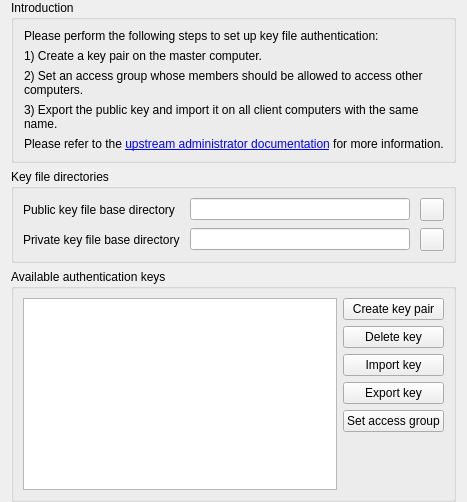
<?xml version="1.0" encoding="UTF-8"?>
<ui version="4.0">
 <class>AuthKeysConfigurationPage</class>
 <widget class="QWidget" name="AuthKeysConfigurationPage">
  <property name="windowTitle">
   <string>Authentication keys</string>
  </property>
  <property name="windowIcon">
   <iconset resource="../../core/resources/core.qrc">
    <normaloff>:/core/application-x-pem-key.png</normaloff>:/core/application-x-pem-key.png</iconset>
  </property>
  <layout class="QVBoxLayout" name="verticalLayout">
   <property name="topMargin">
    <number>0</number>
   </property>
   <property name="bottomMargin">
    <number>0</number>
   </property>
   <item>
    <widget class="QGroupBox" name="groupBox_5">
     <property name="title">
      <string>Introduction</string>
     </property>
     <layout class="QVBoxLayout" name="verticalLayout_3">
      <property name="leftMargin">
       <number>10</number>
      </property>
      <item>
       <widget class="QLabel" name="label_2">
        <property name="text">
         <string>Please perform the following steps to set up key file authentication:</string>
        </property>
        <property name="wordWrap">
         <bool>true</bool>
        </property>
       </widget>
      </item>
      <item>
       <widget class="QLabel" name="label_3">
        <property name="text">
         <string>1) Create a key pair on the master computer.</string>
        </property>
        <property name="wordWrap">
         <bool>true</bool>
        </property>
       </widget>
      </item>
      <item>
       <widget class="QLabel" name="label_4">
        <property name="text">
         <string>2) Set an access group whose members should be allowed to access other computers.</string>
        </property>
        <property name="wordWrap">
         <bool>true</bool>
        </property>
       </widget>
      </item>
      <item>
       <widget class="QLabel" name="label_5">
        <property name="text">
         <string>3) Export the public key and import it on all client computers with the same name.</string>
        </property>
        <property name="wordWrap">
         <bool>true</bool>
        </property>
       </widget>
      </item>
      <item>
       <widget class="QLabel" name="label_6">
        <property name="text">
         <string>Please refer to the &lt;a href=&quot;https://veyon.readthedocs.io/en/latest/admin/index.html&quot;&gt;upstream administrator documentation&lt;/a&gt; for more information.</string>
        </property>
        <property name="openExternalLinks">
         <bool>true</bool>
        </property>
       </widget>
      </item>
      <item>
       <spacer name="horizontalSpacer_7">
        <property name="orientation">
         <enum>Qt::Horizontal</enum>
        </property>
        <property name="sizeHint" stdset="0">
         <size>
          <width>0</width>
          <height>0</height>
         </size>
        </property>
       </spacer>
      </item>
     </layout>
    </widget>
   </item>
   <item>
    <widget class="QGroupBox" name="keyFileDirectories">
     <property name="title">
      <string>Key file directories</string>
     </property>
     <layout class="QGridLayout" name="gridLayout_12">
      <property name="verticalSpacing">
       <number>2</number>
      </property>
      <item row="0" column="0" colspan="2">
       <layout class="QGridLayout" name="gridLayout_8">
        <property name="horizontalSpacing">
         <number>10</number>
        </property>
        <property name="verticalSpacing">
         <number>7</number>
        </property>
        <item row="0" column="0">
         <widget class="QLabel" name="label_7">
          <property name="text">
           <string>Public key file base directory</string>
          </property>
         </widget>
        </item>
        <item row="0" column="1">
         <widget class="QLineEdit" name="publicKeyBaseDir"/>
        </item>
        <item row="1" column="0">
         <widget class="QLabel" name="label_8">
          <property name="text">
           <string>Private key file base directory</string>
          </property>
         </widget>
        </item>
        <item row="1" column="1">
         <widget class="QLineEdit" name="privateKeyBaseDir"/>
        </item>
        <item row="0" column="2">
         <widget class="QToolButton" name="openPublicKeyBaseDir">
          <property name="icon">
           <iconset resource="../../core/resources/core.qrc">
            <normaloff>:/core/document-open.png</normaloff>:/core/document-open.png</iconset>
          </property>
         </widget>
        </item>
        <item row="1" column="2">
         <widget class="QToolButton" name="openPrivateKeyBaseDir">
          <property name="icon">
           <iconset resource="../../core/resources/core.qrc">
            <normaloff>:/core/document-open.png</normaloff>:/core/document-open.png</iconset>
          </property>
         </widget>
        </item>
       </layout>
      </item>
     </layout>
    </widget>
   </item>
   <item>
    <widget class="QGroupBox" name="groupBox">
     <property name="title">
      <string>Available authentication keys</string>
     </property>
     <layout class="QHBoxLayout" name="horizontalLayout">
      <item>
       <widget class="QTableView" name="keyTable">
        <property name="toolTip">
         <string>An authentication key pair consist of two coupled cryptographic keys, a private and a public key.
A private key allows users on the master computer to access client computers.
It is important that only authorized users have read access to the private key file.
The public key is used on client computers to authenticate incoming connection request.</string>
        </property>
        <property name="editTriggers">
         <set>QAbstractItemView::NoEditTriggers</set>
        </property>
        <property name="selectionMode">
         <enum>QAbstractItemView::SingleSelection</enum>
        </property>
        <property name="selectionBehavior">
         <enum>QAbstractItemView::SelectRows</enum>
        </property>
        <attribute name="horizontalHeaderStretchLastSection">
         <bool>true</bool>
        </attribute>
        <attribute name="verticalHeaderVisible">
         <bool>false</bool>
        </attribute>
       </widget>
      </item>
      <item>
       <layout class="QVBoxLayout" name="verticalLayout_2">
        <item>
         <widget class="QPushButton" name="createKeyPair">
          <property name="text">
           <string>Create key pair</string>
          </property>
         </widget>
        </item>
        <item>
         <widget class="QPushButton" name="deleteKey">
          <property name="text">
           <string>Delete key</string>
          </property>
         </widget>
        </item>
        <item>
         <widget class="QPushButton" name="importKey">
          <property name="text">
           <string>Import key</string>
          </property>
         </widget>
        </item>
        <item>
         <widget class="QPushButton" name="exportKey">
          <property name="text">
           <string>Export key</string>
          </property>
         </widget>
        </item>
        <item>
         <widget class="QPushButton" name="setAccessGroup">
          <property name="text">
           <string>Set access group</string>
          </property>
         </widget>
        </item>
        <item>
         <spacer name="verticalSpacer_2">
          <property name="orientation">
           <enum>Qt::Vertical</enum>
          </property>
          <property name="sizeHint" stdset="0">
           <size>
            <width>20</width>
            <height>40</height>
           </size>
          </property>
         </spacer>
        </item>
       </layout>
      </item>
     </layout>
    </widget>
   </item>
  </layout>
 </widget>
 <resources>
  <include location="../../core/resources/core.qrc"/>
 </resources>
 <connections/>
</ui>
